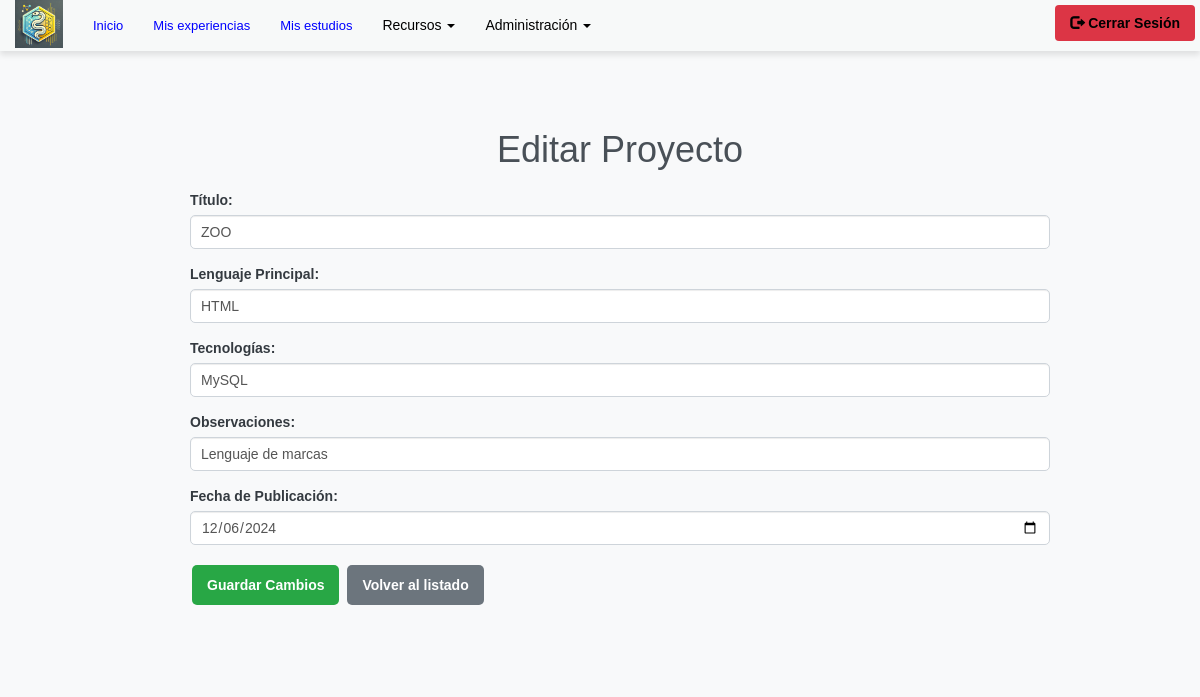
Page /editar_proyecto/3/ (signed in) on the committed database.
### appportfolio/models.py (models this page shows, shortened)
class Proyecto(models.Model):
    id = models.AutoField(primary_key=True)
    titulo = models.CharField("Título proyecto", max_length=50, null=True, blank=True)
    lenguaje = models.CharField("Lenguaje principal", max_length=30, null=True, blank=True)
    tecnologias = models.CharField("Tecnologías", max_length=100, null=True, blank=True)
    observaciones = models.CharField('Observaciones', max_length=100, null=True, blank=True)
    fecha_publicacion = models.DateTimeField("Fecha publicación", null=True, blank=True)
    class Meta:
        verbose_name = 'Proyecto'  # puede ser otro nombre
        verbose_name_plural = 'Proyectos'
        ordering = ['id']

### appportfolio/views.py (the view, shortened to what this page needs)
# urls.py: path('editar_proyecto/<int:proyecto_id>/', views.editar_proyecto, name='editar_proyecto'),
def editar_proyecto(request, proyecto_id):
    proyecto = get_object_or_404(Proyecto, id=proyecto_id)
    return render(request, 'editar_proyecto.html', {'proyecto': proyecto})

### templates/editar_proyecto.html (shortened to what this page needs)
{% extends "base.html" %}
{% load static %}
{% block head %}
<link rel="stylesheet" href="https://maxcdn.bootstrapcdn.com/bootstrap/3.3.5/css/bootstrap.min.css">
<link rel="stylesheet" href="{% static 'css/cssTarea.css' %}">
{% endblock %}
{% block content %}
    <div class="container mt-4">
        <h1>Editar Proyecto</h1>
        <form method="post">
            <div class="form-group">
                <label for="titulo">Título:</label>
                <input type="text" id="titulo" name="titulo" class="form-control" value="{{ proyecto.titulo }}" required>
            </div>
            <div class="form-group">
                <label for="lenguaje">Lenguaje Principal:</label>
                <input type="text" id="lenguaje" name="lenguaje" class="form-control" value="{{ proyecto.lenguaje }}" required>
            </div>
            <div class="form-group">
                <label for="tecnologias">Tecnologías:</label>
                <input type="text" id="tecnologias" name="tecnologias" class="form-control" value="{{ proyecto.tecnologias }}" required>
            </div>
            <div class="form-group">
                <label for="observaciones">Observaciones:</label>
                <input type="text" id="observaciones" name="observaciones" class="form-control" value="{{ proyecto.observaciones }}">
            </div>
            <div class="form-group">
                <label for="fecha_publicacion">Fecha de Publicación:</label>
                <input type="date" id="fecha_publicacion" name="fecha_publicacion" class="form-control" value="{{ proyecto.fecha_publicacion|date:'Y-m-d' }}">
            </div>
            <button type="submit" class="btn btn-success">Guardar Cambios</button>
            <a href="{% url 'listar_proyectos' %}" class="btn btn-secondary ml-2">Volver al listado</a>
        </form>
    </div>
{% endblock %}

### static/css/cssTarea.css (style rules this page uses)
body { font-family: 'Arial', sans-serif; margin: 0; padding: 0; background-color: #f8f9fa; color: #343a40; }
.container { max-width: 900px; margin: 20px auto; padding: 20px; border-radius: 8px; box-shadow: none; background-color: transparent; }
h1 { color: #495057; text-align: center; margin-bottom: 20px; }
.btn { display: inline-block; padding: 10px 15px; font-size: 14px; font-weight: bold; border-radius: 5px; text-align: center; text-decoration: none; margin: 5px 2px; }
.btn-secondary { background-color: #6c757d; color: #fff; border: none; }
.btn-success { background-color: #28a745; color: #fff; border: none; }
form { margin-top: 20px; }
.form-group { margin-bottom: 15px; }
label { font-weight: bold; display: block; margin-bottom: 5px; }
input[type="text"], input[type="date"], select { width: 100%; padding: 10px; font-size: 14px; border: 1px solid #ced4da; border-radius: 5px; box-sizing: border-box; }
.mt-4 { margin-top: 30px; }

### static/css/cssNavbar.css (style rules this page uses)
.btn-success { background-color: #28a745; border: none; color: white; }

### rows in the picture
Proyecto: titulo "ZOO", lenguaje "HTML", tecnologias "MySQL", observaciones "Lenguaje de marcas", fecha_publicacion "12/06/2024"
